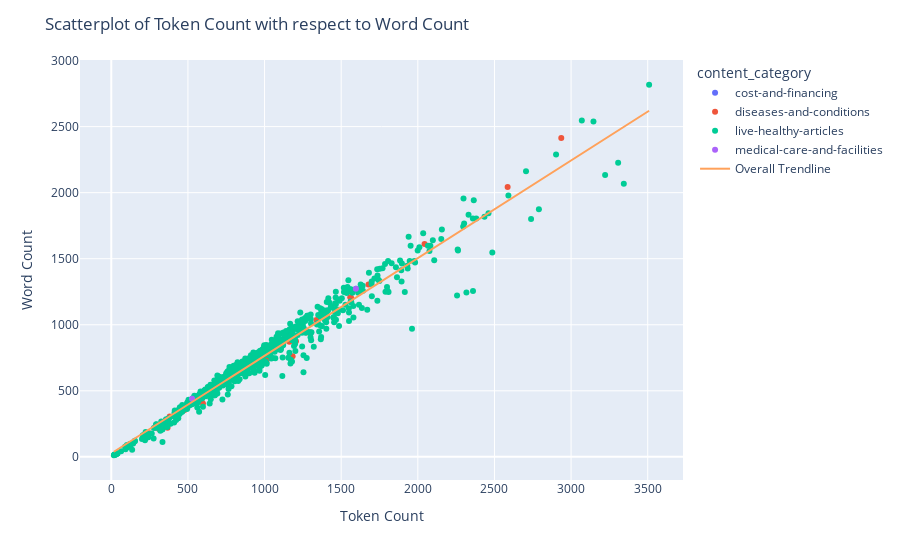

The notebook cell this image was saved under:
### Code cell
fig = px.scatter(df_hpb, x="num_content_tokens", y="word_count", color="content_category", trendline="ols", trendline_scope="overall")
fig.update_layout(
    title_text="Scatterplot of Token Count with respect to Word Count",
    xaxis_title_text="Token Count",
    yaxis_title_text=" Word Count",
)
fig.show()

### Figure 1 — Plotly figure (JSON) as saved in the notebook; plotly's stock layout.template omitted (floating-point values rounded to 4 significant figures; data arrays with more than 128 entries replaced by an {"elided": "..."} marker saying what was removed)
{"data": [{"hovertemplate": "content_category=cost-and-financing<br>num_content_tokens=%{x}<br>word_count=%{y}<extra></extra>", "legendgroup": "cost-and-financing", "marker": {"color": "#636efa", "symbol": "circle"}, "mode": "markers", "name": "cost-and-financing", "orientation": "v", "showlegend": true, "type": "scatter", "x": [764], "xaxis": "x", "y": [563], "yaxis": "y"}, {"hovertemplate": "content_category=diseases-and-conditions<br>num_content_tokens=%{x}<br>word_count=%{y}<extra></extra>", "legendgroup": "diseases-and-conditions", "marker": {"color": "#EF553B", "symbol": "circle"}, "mode": "markers", "name": "diseases-and-conditions", "orientation": "v", "showlegend": true, "type": "scatter", "x": [2586, 1275, 1108, 952, 2044, 767, 938, 1233, 1678, 1104, 1205, 367, 999, 691, 311, 850, 899, 986, 591, 587, 1027, 248, 1565, 285, 1183, 561, 1029, 1162, 307, 1302, 2936, 1008, 726, 381, 518, 1559, 598, 963, 696, 478, 1012, 1338], "xaxis": "x", "y": [2042, 942, 834, 714, 1612, 602, 727, 961, 1304, 837, 876, 220, 752, 552, 210, 641, 682, 793, 461, 423, 772, 178, 1202, 223, 762, 438, 756, 871, 227, 941, 2414, 807, 576, 305, 411, 1209, 403, 776, 542, 354, 719, 1036], "yaxis": "y"}, {"hovertemplate": "content_category=live-healthy-articles<br>num_content_tokens=%{x}<br>word_count=%{y}<extra></extra>", "legendgroup": "live-healthy-articles", "marker": {"color": "#00cc96", "symbol": "circle"}, "mode": "markers", "name": "live-healthy-articles", "orientation": "v", "showlegend": true, "type": "scatter", "x": {"elided": "623 int values"}, "xaxis": "x", "y": {"elided": "623 int values"}, "yaxis": "y"}, {"hovertemplate": "content_category=medical-care-and-facilities<br>num_content_tokens=%{x}<br>word_count=%{y}<extra></extra>", "legendgroup": "medical-care-and-facilities", "marker": {"color": "#ab63fa", "symbol": "circle"}, "mode": "markers", "name": "medical-care-and-facilities", "orientation": "v", "showlegend": true, "type": "scatter", "x": [527, 1596], "xaxis": "x", "y": [440, 1272], "yaxis": "y"}, {"hovertemplate": "<b>OLS trendline</b><br>word_count = 0.73933 * num_content_tokens + 25.7218<br>R<sup>2</sup>=0.966186<br><br>num_content_tokens=%{x}<br>word_count=%{y} <b>(trend)</b><extra></extra>", "legendgroup": "Overall Trendline", "line": {"color": "#FFA15A"}, "mode": "lines", "name": "Overall Trendline", "showlegend": true, "type": "scatter", "x": {"elided": "668 int values"}, "xaxis": "x", "y": {"elided": "668 float values"}, "yaxis": "y"}], "layout": {"legend": {"title": {"text": "content_category"}, "tracegroupgap": 0}, "margin": {"t": 60}, "title": {"text": "Scatterplot of Token Count with respect to Word Count"}, "xaxis": {"anchor": "y", "domain": [0, 1], "title": {"text": "Token Count"}}, "yaxis": {"anchor": "x", "domain": [0, 1], "title": {"text": " Word Count"}}}}
